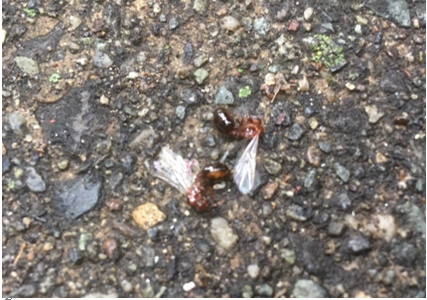
#> input picture joou.png, 427 x 300 px, given in place of joou.jpg, which was not available
$ python testAutoML.py
#> lines starting #> are read from the running program, lines starting #| are printed output that depends on the picture
__author__ = "Alfred Increment"
__version__ = "0.0.1"
__license__ = "Apache License 2.0"

import base64
import cv2
import numpy as np
import traceback

import Params

from google.cloud import automl_v1beta1

# ペイロードの作成。 実はBase64にエンコードしておかないといけないらしい
img = cv2.imread("./joou.jpg")
#> img is the input picture: shape (300, 427, 3); mean B, G, R 117.1, 123.2, 129.7
img = cv2.resize(img, (640, 480))
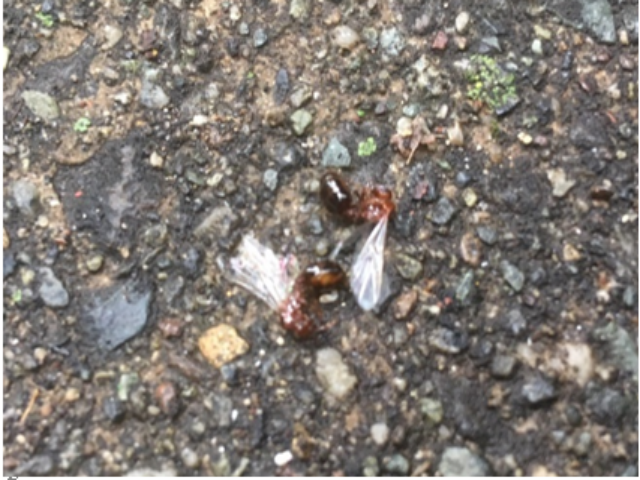
#> img: shape (480, 640, 3); mean B, G, R 117, 123.1, 129.6
encode_param = [int(cv2.IMWRITE_JPEG_QUALITY), 80]
result, encimg = cv2.imencode(".jpg", img, encode_param)
imageBin = base64.b64encode(encimg)
imageString = imageBin.decode()

imageBin=bytes(encimg)
payload = {'image': {'image_bytes': imageBin}}
#> (the run stopped early here; a loop or call above may not have finished)

$ run again, with test.jpg saved as joou.png
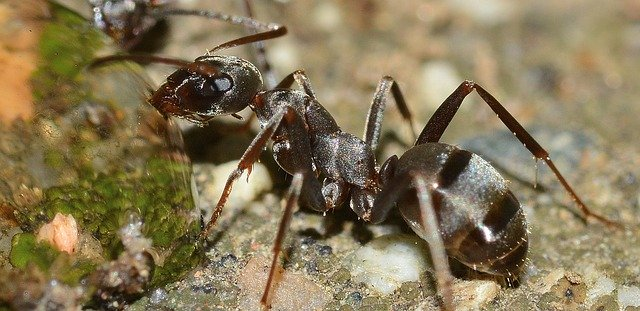
#> input picture test.jpg, 640 x 311 px, given in place of joou.jpg, which was not available
#> img is the input picture: shape (311, 640, 3); mean B, G, R 85.9, 118.7, 133.6
#> `img = cv2.resize(img, (640, 480))`:
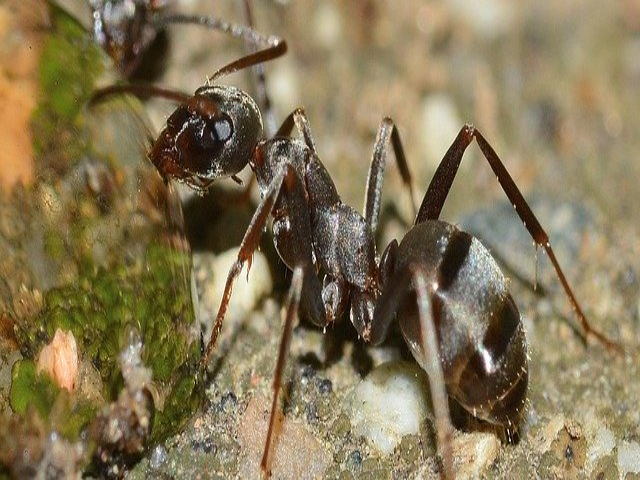
#> img: shape (480, 640, 3); mean B, G, R 85.8, 118.6, 133.5
